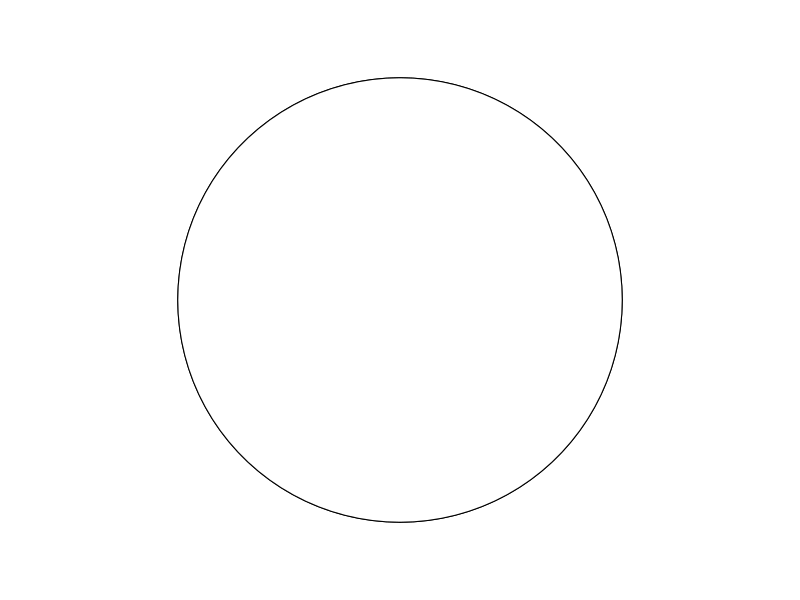
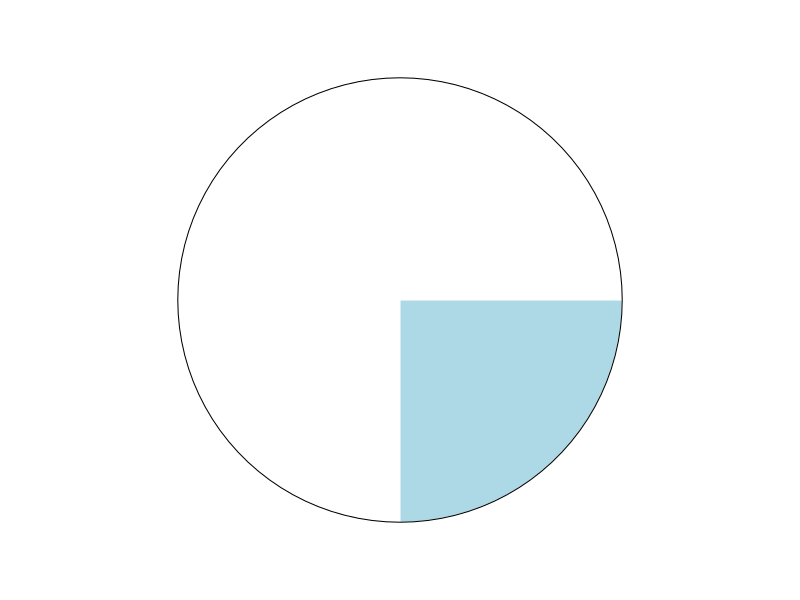
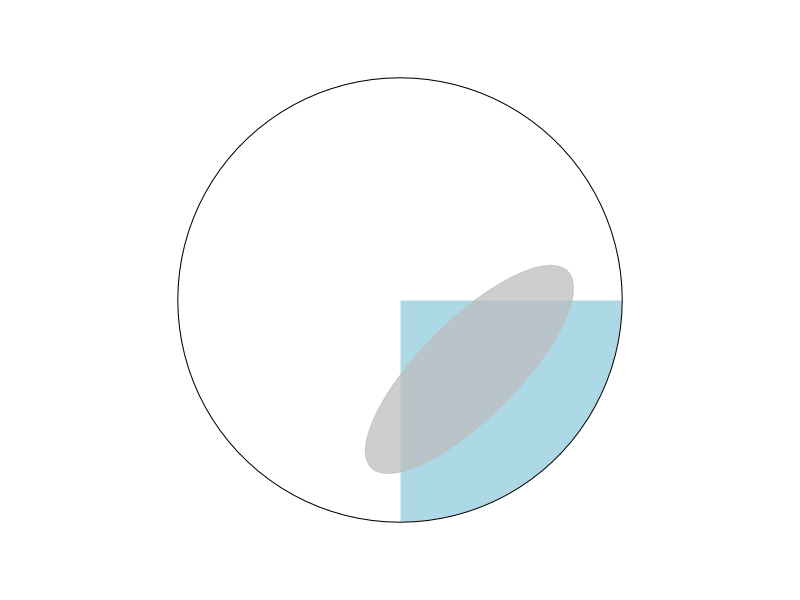
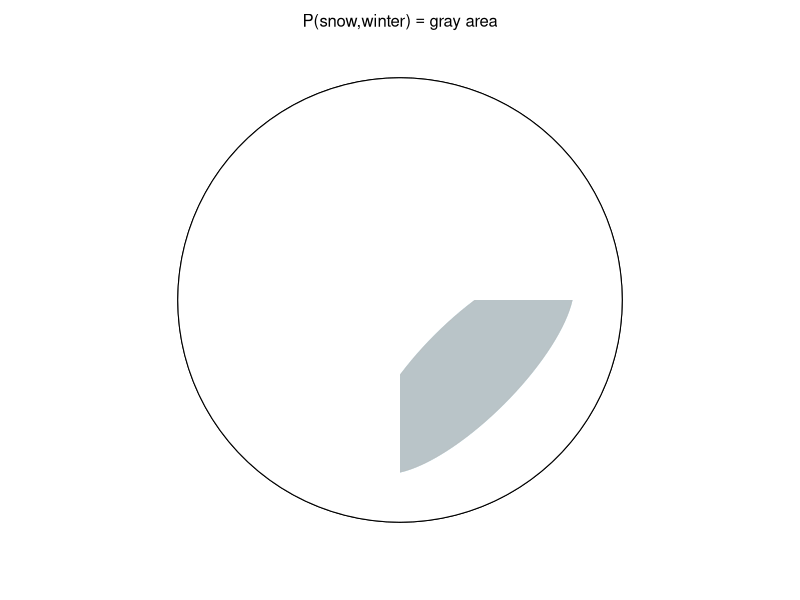
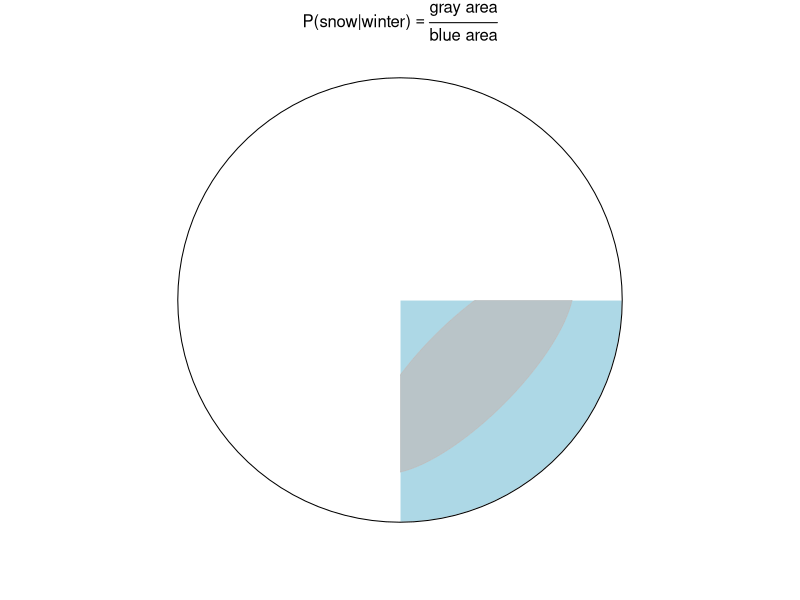
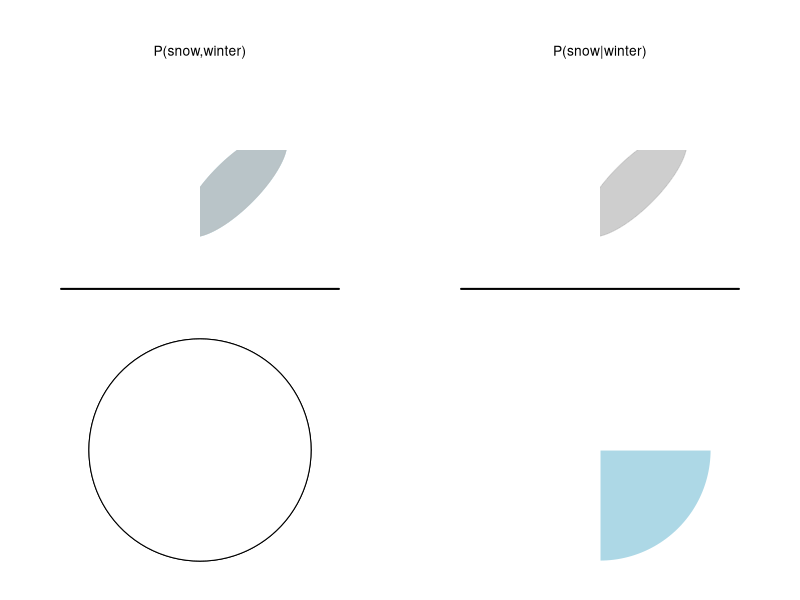
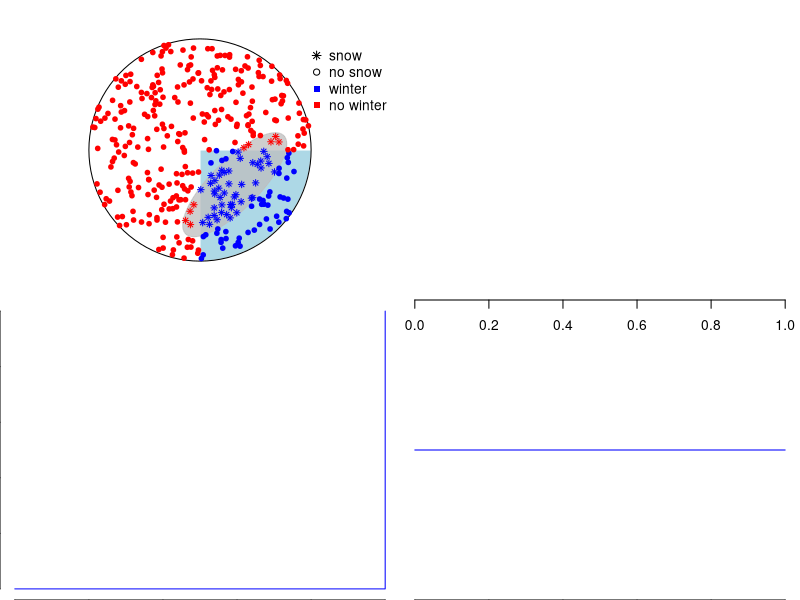
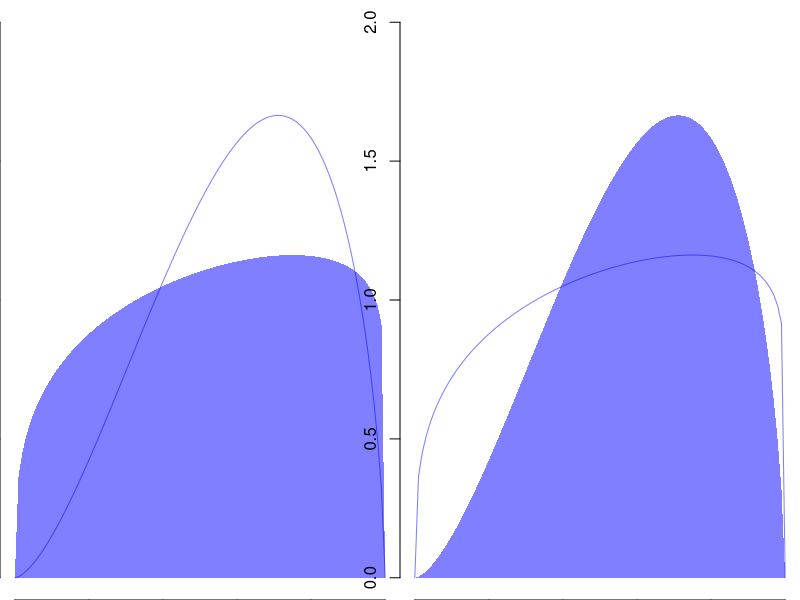

The R source for these figures, in order:
## ---- chunk 1
knitr::opts_chunk$set(echo = TRUE, dpi = 300)
## ---- chunk 2
library(plotrix)
par(mar = c(0,0,0,0))
pie(c(3,1), labels = "")
draw.circle(0,0,.8, col ="white")
## ---- chunk 3
draw_pie = function() {
  par(mar = c(0,0,0,0))
  pie(c(3,1), labels = "", border = "white")
  draw.circle(0,0,.8)
}
draw_pie()
## ---- chunk 4
draw_pie()
e.rot = 45
h.e = .25
k.e = -.25
a.e = .5
b.e = .175
draw_ellipse = function() {
  draw.ellipse(h.e,k.e,a.e,b.e , angle = e.rot,
               col = adjustcolor("grey",alpha = .75),
               border = adjustcolor("grey",alpha = .75)) 
}
draw_ellipse()
## ---- chunk 5
par(mar = c(0,0,0,0))
pie(c(3,1), labels = "")
draw.circle(0,0,.8, col ="white")
draw.ellipse(h.e,k.e,a.e,b.e , col = "lightblue", angle = e.rot, border = "lightblue")
draw_ellipse()
rect(0,0,.7,.2, col = "white", border = NA)
rect(0,0,-.2,-.7, col = "white", border = NA)
text(0,1,expression("P(snow,winter)" =="gray area"))
## ---- chunk 6
par(mar = c(0,0,0,0))
pie(c(3,1), labels = "", border = "white")
draw.circle(0,0,.8)
text(0,1,expression("P(snow|winter)" == frac("gray area", "blue area")))
draw_ellipse()
rect(0,0,.7,.2, col = "white", border = NA)
rect(0,0,-.2,-.7, col = "white", border = NA)
## ---- chunk 7
par(mar = c(0,0,0,0), mfrow = c(2,2))
pie(c(3,1), labels = "", ylim = c(0,-.5))
draw.circle(0,0,.9, col ="white", border = "white")
draw.ellipse(h.e,k.e,a.e,b.e , col = "lightblue", angle = e.rot, border = "lightblue")
draw_ellipse()
rect(0,0,.7,.2, col = "white", border = NA)
rect(0,0,-.2,-.7, col = "white", border = NA)
lines(c(-1,1),c(-1,-1), lwd = 2)
text(0,.7,"P(snow,winter)")

pie(c(3,1), labels = "")
draw.circle(0,0,.9, col ="white", border = "white")
draw_ellipse()
rect(0,0,.7,.2, col = "white", border = NA)
rect(0,0,-.2,-.7, col = "white", border = NA)
text(0,.7,"P(snow|winter)")
lines(c(-1,1),c(-1,-1), lwd = 2)

pie(c(3,1), labels = "")
draw.circle(0,0,.8, col ="white")


pie(c(3,1), labels = "", border = "white")
## ---- chunk 8
shift_rotate = function(xy,shift_x, shift_y, angle) {
  theta = 2*pi/(1/(angle/360))
  trans.mat = transf = matrix(c(cos(theta),-sin(theta),sin(theta),cos(theta)),nrow = 2)
  
  x.e = xy[1] - shift_x
  y.e = xy[2] - shift_y
  
  xy_transf = trans.mat %*% matrix(c(x.e,y.e))
  
  return(xy.r = c(
    x.r = shift_x + xy_transf[1],
    y.r = shift_y + xy_transf[2]  
  ))
}

in_ellipse = function(xy,h,k,a,b, e.rot) {
  xy.r = shift_rotate(xy,h,k,e.rot)
  (xy.r[1]-h)^2/a^2 + (xy.r[2]-k)^2/b^2 <= 1
}

rpoint_in_circle = function() {
  r = 0.8 * sqrt(runif(1))
  theta = runif(1) * 2 * pi
  return(c(0 + r * cos(theta),
           0 + r * sin(theta)))
}

## ---- chunk 9
set.seed(123)
draw_pie()
draw_ellipse()

N = 365
is.winter = vector(length = N) # vector to count winter days
is.snow = vector(length = N) # vector to count snow days

for (k in 1:N) {
  # generate random point with custom function
  xy = rpoint_in_circle()
  
  # check if it is a snow day, i.e. in ellipse, with custom function
  is.snow[k] = in_ellipse(xy,h.e,k.e,a.e,b.e,e.rot)
  # check if it is a winter day
  is.winter[k] = xy[1] > 0 & xy[2] < 0
  
  # plot points
  points(xy[1],xy[2],
         pch = ifelse(is.snow[k] == T,8,21), cex = .75,
         bg = ifelse(is.winter[k] == T,"blue","red"),
         col = ifelse(is.winter[k] == T,"blue","red"))

}

legend(.75,.8,
       pch = c(8,21,15,15), bty = "n",
       col = c("black","black","blue","red"),
       legend = c("snow","no snow", "winter", "no winter"))
## ---- chunk 10
N_winter = sum(is.winter)
P_winter = N_winter/N
P_winter
## ---- chunk 11
N_snow = sum(is.snow)
P_snow = N_snow/N
P_snow
## ---- chunk 12
# logical indexing:
# is.snow[is.winter] returns only those entries of the 
# vector is.snow that are at positions where the 
# value for is.winter is TRUE
N_winter_and_snow = sum(is.snow[is.winter]) 
P_winter_and_snow = N_winter_and_snow/N
P_winter_and_snow
## ---- chunk 13
P_snow_given_winter = N_winter_and_snow/N_winter
P_snow_given_winter
## ---- chunk 14
P_snow_given_winter = P_winter_and_snow/P_winter
## ---- chunk 15
plot(0, type = "n", xlim = c(0,1), 
     yaxt = "n", ylab = "", 
     xlab = "p",
     bty = "n")
## ---- chunk 16
plot(c(0,1,1),
     c(0,0,1),
     type = "l", xlim = c(0,1), 
     ylab = "density",
     xlab = "p",
     col = "blue",
     bty = "n")
## ---- chunk 17
curve(dbeta(x,1,1),
      ylab = "density", 
      xlab = "p", 
      bty = "n",
      col = "blue",
      yaxt = "n")
## ---- chunk 18
filled.beta = function(a = 1, b = 1, col = "blue", border = NA, ylim = NULL, add = F) {
  x = seq(0,1,.01)
  y = dbeta(x,a,b)
  x.poly <- c(x, tail(x,1), head(x,1))
  y.poly <- c(y, 0, 0)
  if (is.null(ylim)) ylim = c(0,max(y))
  if (add == FALSE)
    plot(0,type = "n", ylim = ylim, xlab = "p", ylab = "density", xlim = c(0,1), bty = "n")
  polygon(x.poly, y.poly, col=col, border=border)
}
par(mfrow = c(1,2))
filled.beta(1.3,1.1, col = adjustcolor("blue", alpha = .5), ylim = c(0,2))
curve(dbeta(x,1.3*2,1.1*1.5), col = adjustcolor("blue", alpha = .5), add = T)
filled.beta(1.3*2,1.1*1.5, col = adjustcolor("blue", alpha = .5), ylim = c(0,2))
curve(dbeta(x,1.3,1.1), col = adjustcolor("blue", alpha = .5), add = T)
## ---- chunk 19
p = seq(0,1,length.out = 100)
prior = dbeta(p,2,1.5)
prior = prior/sum(prior)
plot(p,
     prior,
     type = 'l',
     xlab = "p",
     bty = "n",
     col = "blue")
## ---- chunk 20
trials = 4
successes = 3
likelihood = dbinom(successes,size = trials, prob = p)
likelihood = likelihood/sum(likelihood)
plot(p,
     likelihood,
     type = 'l',
     xlab = "p",
     bty = "n",
     col = "red")
## ---- chunk 21
posterior.likelihood = prior * likelihood
## ---- chunk 22
plot(p,
     posterior.likelihood,
     type = 'l',
     xlab = "p",
     ylab = "density",
     bty = "n",
     col = "violet",
     lty = 3,
     main = "prior * likelihood",
     lwd = 2)
## ---- chunk 23
s = sum(posterior.likelihood)
posterior = posterior.likelihood/s
c(1/s, sum(posterior))
## ---- chunk 24
plot(p,posterior.likelihood,'l',
     ylim = c(0,0.025),ylab = "density",
     col = "violet", lty = 3, lwd = 2)
m = c(10,25,50)
for (k in 1:length(m)) {
  lines(p,posterior.likelihood*m[k])
  text(p[which.max(posterior.likelihood)],
       max(posterior.likelihood*m[k]),
       paste0("* ",m[k]), pos = 3)
}
lines(p,posterior.likelihood*1/s,
      col = "violet", lwd = 2)
text(p[which.max(posterior.likelihood)],
     max(posterior),
     paste0("* ",1/s), pos = 3)
## ---- chunk 25
plot(p,
     posterior,
     type = 'l',
     xlab = "p",
     ylab = "density",
     col = "violet",
     lwd = 2)
lines(p,prior * likelihood,col = "violet", lty = 3)
lines(p,prior,col = "blue")
lines(p,likelihood,col = "red")
legend("topleft",
       col = c("blue","red","violet"),
       lty = 1,
       legend = c("Prior","Likelihood","Posterior"), 
       bty = "n")
## ---- chunk 26
trials = 20
successes = 15
likelihood = dbinom(successes,size = trials, prob = p)
likelihood = likelihood/sum(likelihood)
posterior = prior * likelihood
posterior = posterior/sum(posterior)
plot(p,
     posterior,
     ylab = "density",
     type = 'l',
     xlab = "p",
     col = "violet",
     lwd = 2)
lines(p,prior,col = "blue")
lines(p,likelihood,col = "red")
legend("topleft",
       col = c("blue","red","violet"),
       lty = 1,
       legend = c("Prior","Likelihood","Posterior"), 
       bty = "n")
